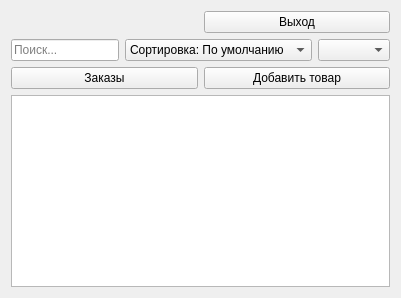
<?xml version="1.0" encoding="UTF-8"?>
<ui version="4.0">
 <class>ProductsPage</class>
 <widget class="QWidget" name="ProductsPage">
  <layout class="QVBoxLayout" name="main_layout">
   <item><layout class="QHBoxLayout" name="top_panel">
    <item><widget class="QLabel" name="lbl_fio"><property name="text"><string></string></property><property name="alignment"><set>Qt::AlignRight|Qt::AlignTrailing|Qt::AlignVCenter</set></property></widget></item>
    <item><widget class="QPushButton" name="btn_logout"><property name="text"><string>Выход</string></property></widget></item>
   </layout></item>
   <item><layout class="QHBoxLayout" name="filters_panel">
    <item><widget class="QLineEdit" name="line_search"><property name="placeholderText"><string>Поиск...</string></property></widget></item>
    <item><widget class="QComboBox" name="combo_sort"><item><property name="text"><string>Сортировка: По умолчанию</string></property></item><item><property name="text"><string>По возрастанию (кол-во)</string></property></item><item><property name="text"><string>По убыванию (кол-во)</string></property></item></widget></item>
    <item><widget class="QComboBox" name="combo_filter"/></item>
   </layout></item>
   <item><layout class="QHBoxLayout" name="actions_panel">
    <item><widget class="QPushButton" name="btn_orders"><property name="text"><string>Заказы</string></property></widget></item>
    <item><widget class="QPushButton" name="btn_add_product" objectName="btn_add_product"><property name="text"><string>Добавить товар</string></property></widget></item>
   </layout></item>
   <item><widget class="QListWidget" name="list_products"/></item>
  </layout>
 </widget>
</ui>
